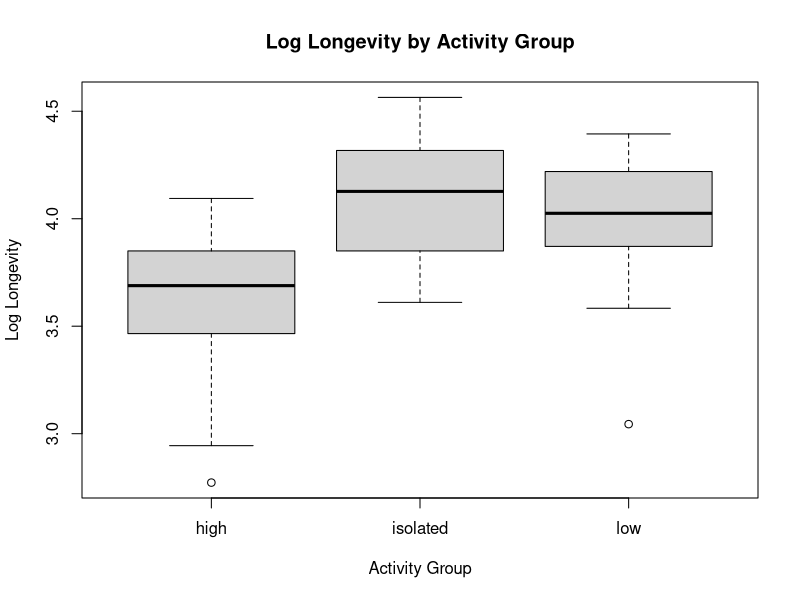
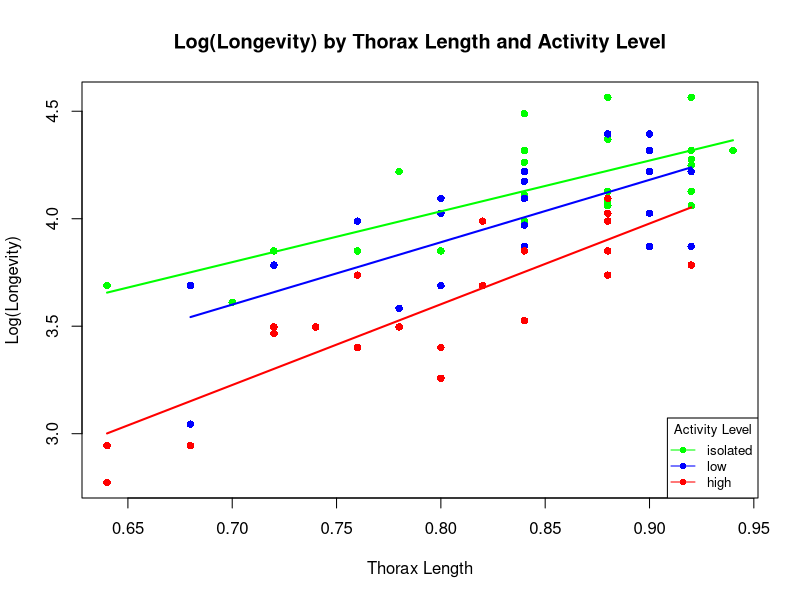
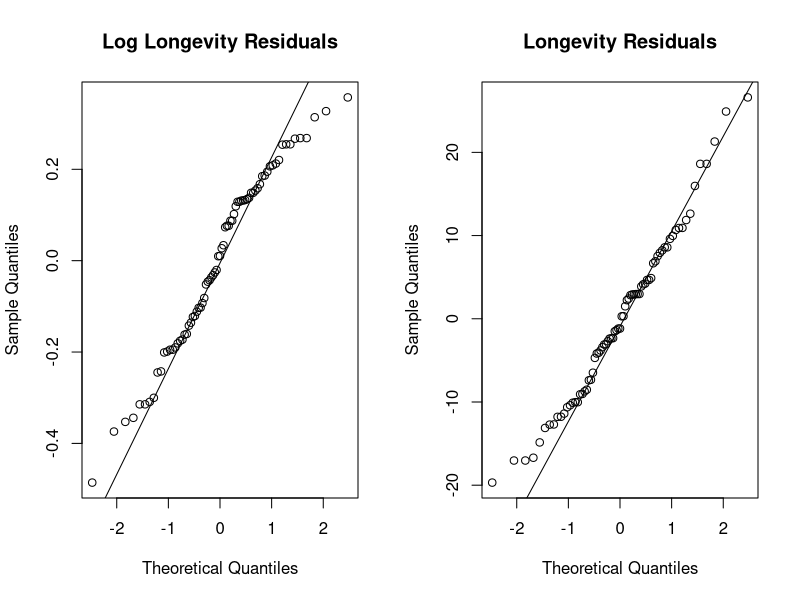
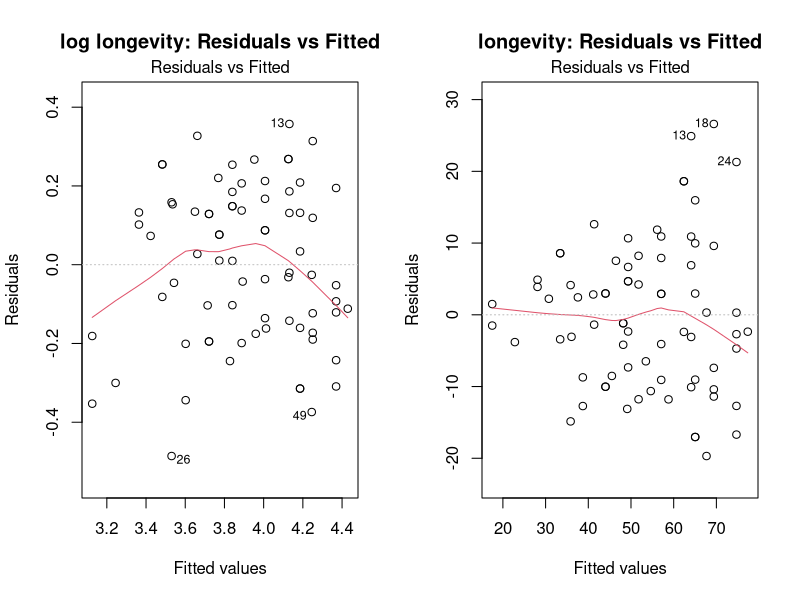
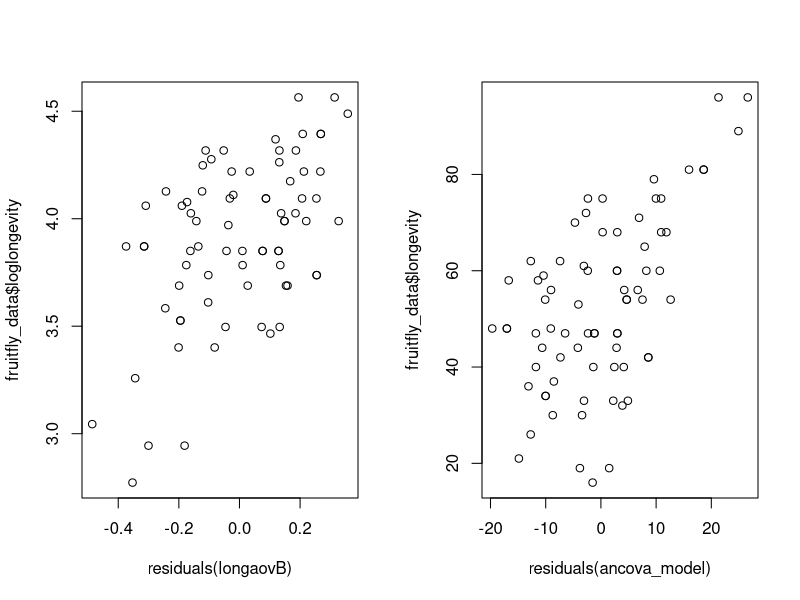
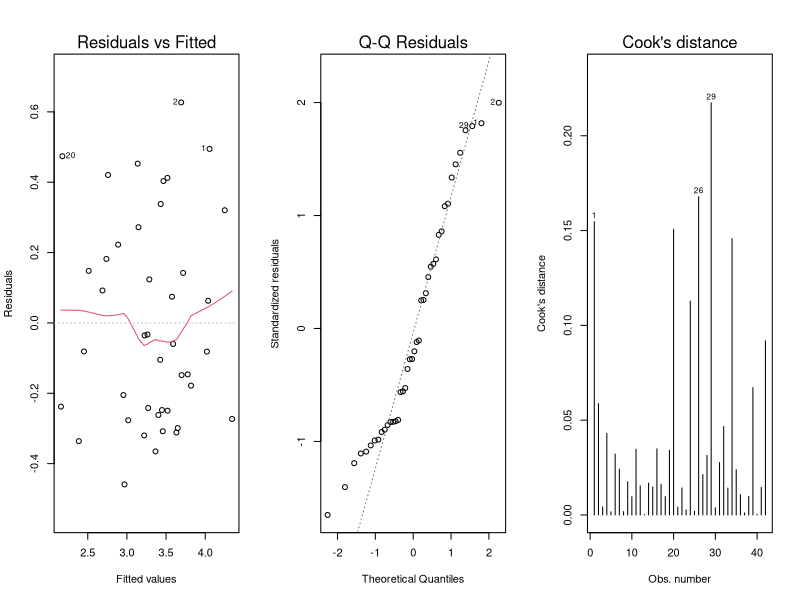
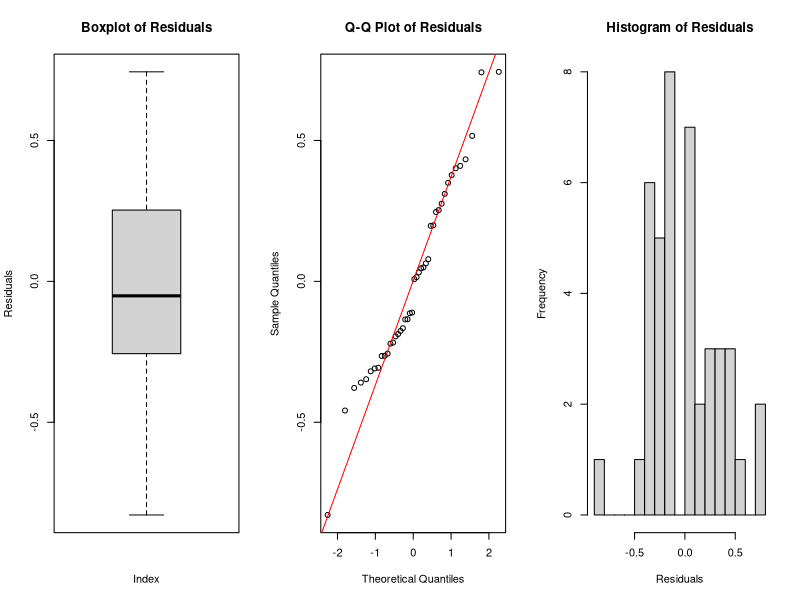
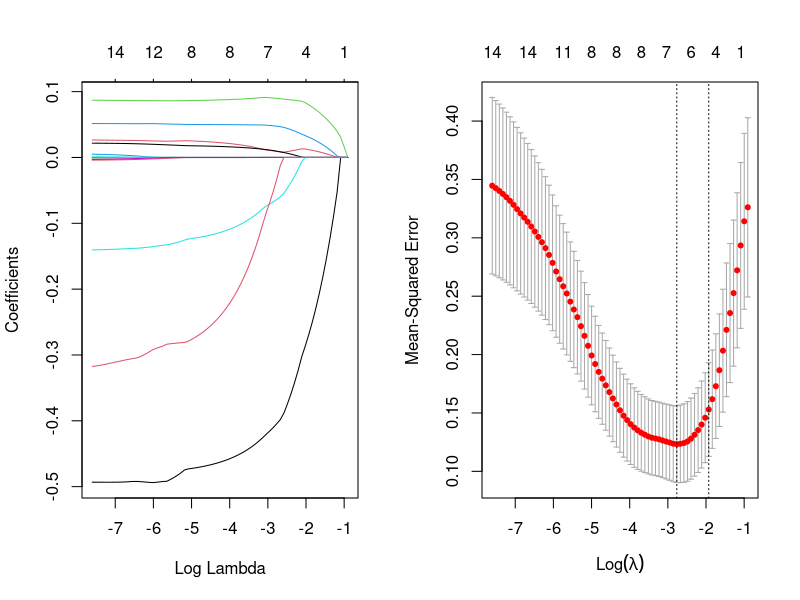

Recreate these plots in R, in order.
## ---- chunk 1
knitr::opts_chunk$set(echo = TRUE, fig.height = 3)
set.seed(333)
library(lme4)
library(Matrix)
library(carData)
library(car)
library(ggplot2)
library(glmnet)

options(digits=3)
## ---- chunk 2
fruitfly_data=read.table(file="fruitflies.txt",header=TRUE)
fruitfly_data$loglongevity <- log(fruitfly_data$longevity)
## ---- chunk 3
boxplot(loglongevity ~ activity, data = fruitfly_data, 
        xlab = "Activity Group", ylab = "Log Longevity",
        main = "Log Longevity by Activity Group")
## ---- chunk 4
longaovA <- lm(loglongevity ~ activity, data = fruitfly_data); anova(longaovA)
## ---- chunk 5
tapply(fruitfly_data$longevity, fruitfly_data$activity, mean)
## ---- chunk 6
longaovB <- lm(loglongevity ~ thorax + activity, data = fruitfly_data)
anova(longaovB)
## ---- chunk 7
summary(longaovB)
## ---- chunk 8
average_thorax = mean(fruitfly_data$thorax)
new_data = expand.grid(activity = unique(fruitfly_data$activity), thorax = average_thorax)
new_data$predicted_loglongevity = predict(longaovB, newdata = new_data)
new_data$predicted_longevity = exp(new_data$predicted_loglongevity)
print(new_data)
## ---- chunk 9
# Define colors for each activity level
activity_colors <- setNames(c("green", "blue", "red"), c("isolated", "low", "high"))

# Base plot with points. No points will be plotted here because 'pch' is set to NA.
plot(loglongevity ~ thorax, data = fruitfly_data, pch = NA,
     main = "Log(Longevity) by Thorax Length and Activity Level",
     xlab = "Thorax Length", ylab = "Log(Longevity)")

# Loop through each activity level to plot points
for (activity_level in names(activity_colors)) {
  # Subset the data for the current activity level
  data_subset <- subset(fruitfly_data, activity == activity_level)
  points(data_subset$thorax, data_subset$loglongevity, col = activity_colors[activity_level], pch = 16)
}

# Loop through each activity level and draw regression lines with specified color
for (activity_level in names(activity_colors)) {
  # Subset the data for the current activity level
  data_subset <- subset(fruitfly_data, activity == activity_level)
  # Check if the subset is not empty to avoid the error
  if(nrow(data_subset) > 0) {
    # Fit the linear model
    fit <- lm(loglongevity ~ thorax, data = data_subset)
    # Generate new data for plotting the line
    new_thorax <- seq(min(data_subset$thorax), max(data_subset$thorax), length.out = 100)
    preds <- predict(fit, newdata = data.frame(thorax = new_thorax))
    # Draw the line
    lines(new_thorax, preds, col = activity_colors[activity_level], lwd = 2)
  }
}

# Add a legend to the plot to identify the colors
legend("bottomright", legend = names(activity_colors), 
       col = activity_colors, pch = 16, lty = 1, cex = 0.8,
       title = "Activity Level")
## ---- chunk 10
interaction_model = lm(loglongevity ~ thorax * activity, data = fruitfly_data)
anova(interaction_model)
summary(interaction_model)
## ---- chunk 11
model_summary <- summary(longaovA) 
adjusted_r_squared <- model_summary$adj.r.squared
cat("R-adjusted model A: ", adjusted_r_squared)
model_summary <- summary(longaovB) 
adjusted_r_squared <- model_summary$adj.r.squared
cat("\nR-adjusted model B: ", adjusted_r_squared)
## ---- chunk 12
fruitfly_data$activity = as.factor(fruitfly_data$activity)
ancova_model = lm(longevity ~ thorax + activity, data = fruitfly_data)
summary(ancova_model)
anova(ancova_model)
drop1(ancova_model, test = "F")
## ---- chunk 13
#plot heteroskedacity
par(mfrow = c(1, 2))  # Plot side by side
qqnorm(residuals(longaovB), main = "Log Longevity Residuals")
qqline(residuals(longaovB))
qqnorm(residuals(ancova_model), main = "Longevity Residuals")
qqline(residuals(ancova_model))
## ---- chunk 14
shapB <- shapiro.test(residuals(longaovB))
shapanc <-shapiro.test(residuals(ancova_model))
cat("p-value Log Longevity", shapB$p.value)
cat("\np-value Longevity", shapanc$p.value)
## ---- chunk 15
par(mfrow = c(1, 2))
plot(longaovB, which = 1, main = "log longevity: Residuals vs Fitted")
plot(ancova_model, which = 1, main = "longevity: Residuals vs Fitted")
plot(residuals(longaovB),fruitfly_data$loglongevity)
plot(residuals(ancova_model), fruitfly_data$longevity)
## ---- chunk 16
birthweight_data=read.csv(file="Birthweight.csv",header=TRUE)
## ---- chunk 17
TJ_BW <- lm(Birthweight ~ Length + Headcirc + Gestation + mage + mnocig + mheight + mppwt + fage + fedyrs + fnocig + fheight, data=birthweight_data)
par(mfrow=c(1,3))
plot(TJ_BW, which=1:2)
plot(TJ_BW, which=4)
## ---- chunk 18
vif_values <- vif(TJ_BW)
print(vif_values)
cor_fage_mage <- cor(birthweight_data$mage, birthweight_data$fage)
print(cor_fage_mage)
## ---- chunk 19
final_model = lm(Birthweight ~ Headcirc + Gestation, data=birthweight_data)
summary(final_model)
## ---- chunk 20
residuals = residuals(final_model)
test_results_sw = shapiro.test(residuals)
cat("The p-value of the Shapiro-Wilk test is:", test_results_sw$p.value)
## ---- chunk 21
par(mfrow = c(1, 3))
boxplot(residuals, main = "Boxplot of Residuals", ylab = "Residuals", xlab = "Index")
qqnorm(residuals, main = "Q-Q Plot of Residuals")
qqline(residuals, col = "red")
hist(residuals, main = "Histogram of Residuals", xlab = "Residuals", breaks = 20)
## ---- chunk 22
fitted_values = fitted(final_model)
average_values = data.frame(
  Headcirc = mean(birthweight_data$Headcirc, na.rm = TRUE),
  Gestation = mean(birthweight_data$Gestation, na.rm = TRUE)
)
confidence_intervals = predict(final_model, newdata = average_values, interval =
                                 "confidence", level = 0.95)
prediction_intervals = predict(final_model, newdata = average_values, interval = 
                                 "prediction", level = 0.95)
print("95% Confidence Intervals for the Mean Response:")
print(confidence_intervals)
print("95% Prediction Intervals for a New Observation:")
print(prediction_intervals)
## ---- chunk 23
par(mfrow = c(1,2))
x=as.matrix(birthweight_data[,-3]) # remove the response variable
y=as.double(as.matrix(birthweight_data[,3])) # only the response variable
train=sample(1:nrow(x),0.67*nrow(x)) # train by using 2/3 of the data
x.train=x[train,]; y.train=y[train] # data to train
x.test=x[-train,]; y.test=y[-train] # data to test the prediction quality
lasso.mod=glmnet(x.train,y.train,alpha=1)
cv.lasso=cv.glmnet(x.train,y.train,alpha=1,type.measure='mse')
plot(lasso.mod,label=T,xvar="lambda") # have a look at the lasso path
plot(cv.lasso) # the best lambda by cross-validation
lambda.min=cv.lasso$lambda.min; lambda.1se=cv.lasso$lambda.1se
coef(lasso.mod,s=cv.lasso$lambda.1se) # beta’s for the best lambda
y.pred=predict(lasso.mod,s=lambda.1se,newx=x.test) # predict for test
mse.lasso=mean((y.test-y.pred)^2) # mse for the predicted test rows
new_model = lm(Birthweight ~ Length + Headcirc + Gestation + lowbwt, data=birthweight_data)
summary(new_model)
## ---- chunk 24
par(mfrow = c(1, 4))

# Boxplot for Birthweight by Smoking Status
boxplot(birthweight_data$Birthweight ~ birthweight_data$smoker, 
        main = "bw by smoking", 
        xlab = "smoker", ylab = "birthweight", 
        names = c("no", "yes"))

# Boxplot for Birthweight by Mother's Age
boxplot(birthweight_data$Birthweight ~ birthweight_data$mage35, 
        main = "bw by mage34", 
        xlab = "mother aged 35+", ylab = "birthweight", 
        names = c("no", "yes"))

# Barplot for Low Birthweight by Smoking Status
smoker_lowbwt <- table(birthweight_data$lowbwt, birthweight_data$smoker)
barplot(smoker_lowbwt, beside = TRUE, 
        main = "lowbwt by smoking", 
        xlab = "smoker", ylab = "count", 
        names.arg = c("no", "yes"), 
        legend.text = c("no", "yes"), 
        args.legend = list(title = "lowbwt", x = "topright"))

# Barplot for Low Birthweight by Mother's Age
mage35_lowbwt <- table(birthweight_data$lowbwt, birthweight_data$mage35)
barplot(mage35_lowbwt, beside = TRUE, 
        main = "lowbw by mage35", 
        xlab = "mother aged 35+", ylab = "count", 
        names.arg = c("no", "yes"), 
        legend.text = c("no", "yes"), 
        args.legend = list(title = "lowbwt", x = "topright"))
## ---- chunk 25
table(birthweight_data$smoker, birthweight_data$lowbwt) 
table(birthweight_data$mage35, birthweight_data$lowbwt)
## ---- chunk 26
TJ_LOWBWT <- glm(lowbwt ~ Gestation + mage35 + smoker, data = birthweight_data, family = binomial)
drop1(TJ_LOWBWT, test="Chisq")
TJ_LOWBWT2 <- glm(lowbwt ~ Gestation + smoker, data = birthweight_data, family = binomial)
drop1(TJ_LOWBWT2, test="Chisq")
exp(coef(TJ_LOWBWT2))
## ---- chunk 27
model_gestation_smoker = glm(lowbwt ~ Gestation * smoker, data = birthweight_data, family = binomial)
anova_gestation_smoker <- anova(model_gestation_smoker, test="Chisq")
p_value_gestation_smoker <- anova_gestation_smoker["Gestation:smoker", "Pr(>Chi)"]
model_gestation_mage35 = glm(lowbwt ~ Gestation * mage35, data = birthweight_data, family = binomial)
anova_gestation_mage35 <- anova(model_gestation_mage35, test="Chisq")
p_value_gestation_mage35 <- anova_gestation_mage35["Gestation:mage35", "Pr(>Chi)"]
print(paste("P-value for Gestation:smoker interaction:", p_value_gestation_smoker))
print(paste("P-value for Gestation:mage35 interaction:", p_value_gestation_mage35))
## ---- chunk 28
model_g <- glm(lowbwt ~ Gestation + smoker, data = birthweight_data, family="binomial")
new_data <- data.frame(Gestation = c(40, 40),
                       smoker = c(0, 1))
probabilities <- predict(model_g, newdata = new_data, type = "response")
print(probabilities)
## ---- chunk 29
contingency_table <- table(birthweight_data$lowbwt, birthweight_data$smoker)
chi_squared_result <- chisq.test(contingency_table)
print(chi_squared_result)
## ---- chunk 30
awards_data=read.table(file="awards.txt",header=TRUE)
## ---- chunk 31
awards_data$prog = factor(awards_data$prog)
model = glm(num_awards ~ prog, family = poisson, data = awards_data)
summary(model)
new_data = data.frame(prog = factor(c(1, 2, 3)))
predicted_awards = predict(model, newdata = new_data, type = "response")
print(predicted_awards)
## ---- chunk 32
kruskal_test_result = kruskal.test(num_awards ~ prog, data = awards_data)
cat("The p-value of the Shapiro-Wilk test is:", kruskal_test_result$p.value)
## ---- chunk 33
awardsinteractionmath = glm(num_awards ~ factor(prog)*math, family="poisson", data=awards_data)
summary(awardsinteractionmath)
awardsmath = glm(num_awards ~ factor(prog)+math, family="poisson", data=awards_data)
summary(awardsmath)
new_data = data.frame(prog = factor(c(1, 2, 3), levels = c(1, 2, 3)),
                       math = 56)
predictions = predict(awardsmath, newdata=new_data, type="response")
new_data$predicted_awards = predictions
print(new_data)
